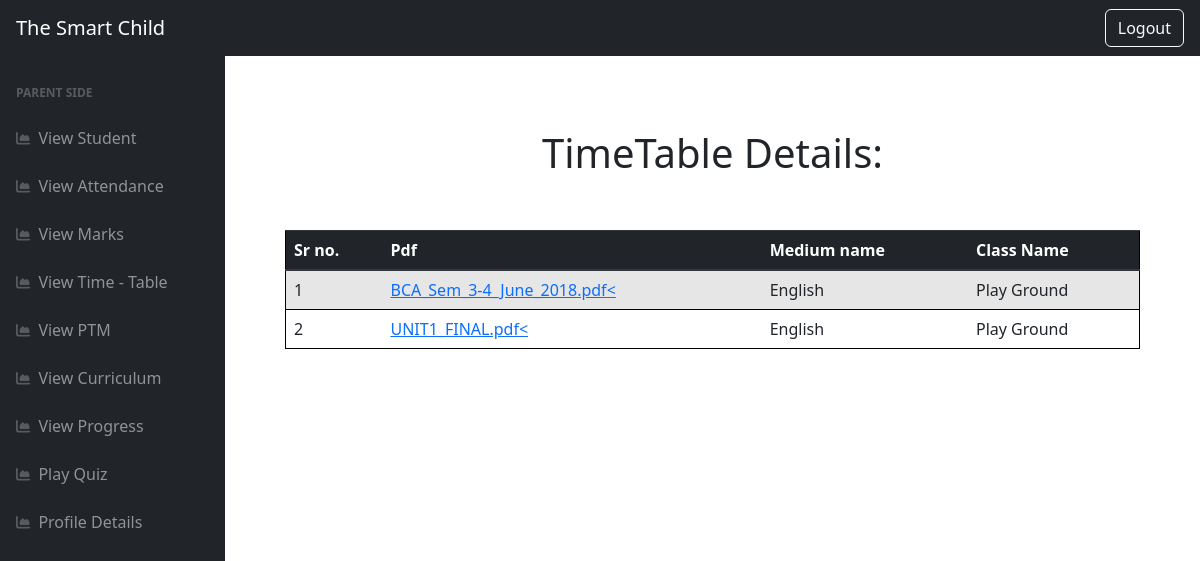
The app's page /parent_view_timetable/ (signed in) with its own data.
### school/models.py (models this page shows)
class Timetable(models.Model):
    pdf=models.FileField(upload_to='TimeTable/',default=None)
    Medium=[('English','English'),('Gujarati','Gujarati')]
    cls_name=models.ForeignKey('Class',on_delete=models.CASCADE,default='')
    medium_name=models.CharField(max_length=30,choices=Medium,default='English')

class Class(models.Model):
    c_name=models.CharField(max_length=30)
    def __str__(self) -> str:
        return self.c_name

### school/views.py (the view)
# urls.py: path('parent_view_timetable/', parent_view_timetable,name='parent_view_timetable'),
@login_required(login_url='/login_page')
@user_passes_test(is_parent)
def parent_view_timetable(request):
    students = Student.objects.filter(parent__p_user__parent_user=request.user)
    timetable = Timetable.objects.filter(cls_name__in=[student.cls_name for student in students],
                                    medium_name__in=[student.medium_name for student in students])
    return render(request,'parent_view_timetable.html',{'timetable':timetable})

### school/views.py (called while the page is built)
def is_parent(user):
    return user.groups.filter(name='parent').exists()

### templates/parent_view_timetable.html (shortened to what this page needs)
<html lang="en">
    <head>
        <link rel="stylesheet" href="https://cdn.jsdelivr.net/npm/bootstrap@4.0.0/dist/css/bootstrap.min.css">
        <link href="/static/css/dash_styles.css" rel="stylesheet" />
    </head>
    <body class="sb-nav-fixed">
        <nav class="sb-topnav navbar navbar-expand navbar-dark bg-dark">
            <a class="navbar-brand ps-3" href="index.html">The Smart Child</a>
            <button class="btn btn-link btn-sm order-1 order-lg-0 me-4 me-lg-0" id="sidebarToggle" href="#!"></button>
        </nav>
        {% include "parent_sidebar.html" %}
            <div id="layoutSidenav_content">
                <main>
<div class='p-5'>
<h1 style="margin-top: 25px; margin-bottom: 6%; text-align: center;"> TimeTable  Details:</h2>
                <div class="container" p-3>
                <table style="border: 1px solid black; margin: auto; " class="table table-striped">
                    <thead class="thead-dark">
                <tr>
                <th>Sr no.</th>
                <th>Pdf</th>
                <th>Medium name</th>
                <th>Class Name</th>
                </tr>
                </thead>
                {%for i in timetable%}
                <tr>
                <td>{{forloop.counter}}</td>
                <td><a href="/media/{{i.pdf}}" >{{ i.pdf.name|cut:"TimeTable/" }}<</a></td>
                <td>{{i.medium_name}}</td>
                <td>{{i.cls_name}}</td>
                </tr>
                {%endfor%}
                </table>
                </div>
    </div>
    </main>
    </div>
        </body>
</html>

### records on screen
Timetable: pdf.name "BCA_Sem_3-4_June_2018.pdf", medium_name "English", cls_name "Play Ground"
Timetable: pdf.name "UNIT1_FINAL.pdf", medium_name "English", cls_name "Play Ground"
